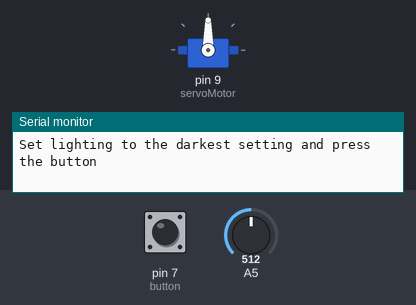
This sketch was run on a simulated Arduino Uno, built with avr-gcc and run on an emulated ATmega328P. Parts: servo, the last lines printed to the serial monitor. Inputs (shaded band) come from the test bench; at power-on: pin 7 (button) HIGH, A5 = 512.

Above: at 1.8 s.
1.9 s: pin 7 (button) pulled LOW for 3.2 s
At 6.2 s:
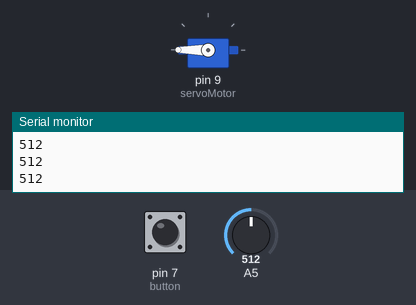
6.6 s: A5 set to 494
At 7.8 s:
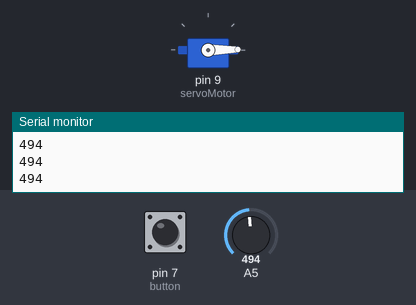
8.1 s: A5 set to 716
At 9.1 s:
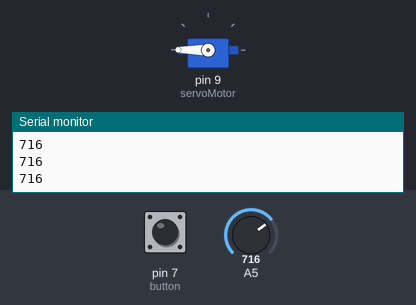
9.6 s: A5 set to 511
At 10.5 s:
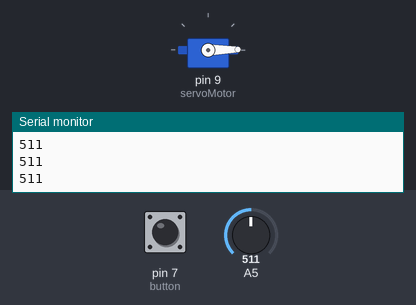
Timing chart, 0 to 12.1 s (numbered marks = the images above; inputs shaded):
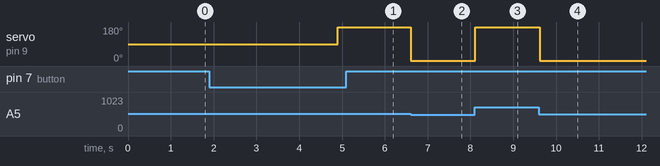

Measured:
- the behaviour switches between 512 and 511 on A5 (found by bisection; images 1 and 2)
- after the input at 1.9 s, servo on pin 9 (servoMotor): 90° → 180° after 3.0 s
- after the input at 6.6 s, servo on pin 9 (servoMotor): 180° → 1° at once
- after the input at 8.1 s, servo on pin 9 (servoMotor): 1° → 180° at once
- after the input at 9.6 s, servo on pin 9 (servoMotor): 180° → 1° at once

The sketch:

analog-light-sensor.ino
```cpp
#include <Servo.h>  //servo operations library

Servo servoMotor; //define servo object
byte position = 0; //actual servo position 0-180
int previousPosition = 0;  //previous servo position
//calibration variables
int darkestValue = 0;
int brightestValue = 0;

void setup() {
  pinMode(7, INPUT_PULLUP);
  servoMotor.attach(9);  //servo attached to pin 9
  Serial.begin(9600); //set baud rate
  delay(1000);

  //calibration
  Serial.println("Set lighting to the darkest setting and press the button");
  while (digitalRead(7) == HIGH) delay(25); //wait until the button is pressed
  darkestValue = analogRead(A5);  //assign dakrest value to variable
  delay(1000);
  Serial.println("Set lighting to the brightest setting and press the button");
  while(digitalRead(7) == HIGH) delay(25);  //wait until the button is pressed
  brightestValue = analogRead(A5);  //assign brightest value to variable
  delay(1000);
  Serial.println("Calibration finished");
  delay(1000);
}

void loop() {
  int photoresistorValue = analogRead(A5);  //assign photoresistor value to variable
  position = map(photoresistorValue, brightestValue, darkestValue, 0, 180); //rescale lighting level to servo position

  if (abs(position - previousPosition) > 5) { //avoid noise
    servoMotor.write(position);  //servo movement
    previousPosition = position;  //remember previous position in variable
  }

  Serial.println(photoresistorValue); //print at monitor
  delay(100);
}
```
